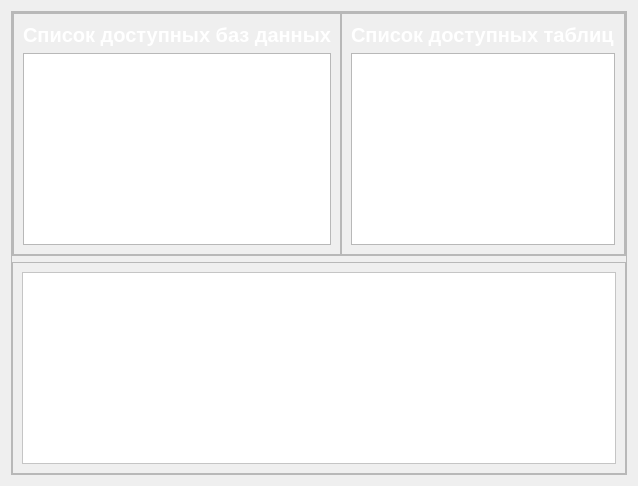
                <widget class="QWidget" name="page_list_of_db">
                 <layout class="QVBoxLayout" name="verticalLayout_52">
                  <item>
                   <widget class="QFrame" name="frame_37">
                    <property name="sizePolicy">
                     <sizepolicy hsizetype="Preferred" vsizetype="MinimumExpanding">
                      <horstretch>0</horstretch>
                      <verstretch>0</verstretch>
                     </sizepolicy>
                    </property>
                    <property name="frameShape">
                     <enum>QFrame::StyledPanel</enum>
                    </property>
                    <property name="frameShadow">
                     <enum>QFrame::Raised</enum>
                    </property>
                    <layout class="QVBoxLayout" name="verticalLayout_53">
                     <property name="leftMargin">
                      <number>0</number>
                     </property>
                     <property name="topMargin">
                      <number>0</number>
                     </property>
                     <property name="rightMargin">
                      <number>0</number>
                     </property>
                     <property name="bottomMargin">
                      <number>0</number>
                     </property>
                     <item alignment="Qt::AlignTop">
                      <widget class="QFrame" name="frame_38">
                       <property name="sizePolicy">
                        <sizepolicy hsizetype="Preferred" vsizetype="Preferred">
                         <horstretch>0</horstretch>
                         <verstretch>0</verstretch>
                        </sizepolicy>
                       </property>
                       <property name="frameShape">
                        <enum>QFrame::StyledPanel</enum>
                       </property>
                       <property name="frameShadow">
                        <enum>QFrame::Raised</enum>
                       </property>
                       <layout class="QHBoxLayout" name="horizontalLayout_11">
                        <property name="spacing">
                         <number>0</number>
                        </property>
                        <property name="leftMargin">
                         <number>0</number>
                        </property>
                        <property name="topMargin">
                         <number>0</number>
                        </property>
                        <property name="rightMargin">
                         <number>0</number>
                        </property>
                        <property name="bottomMargin">
                         <number>0</number>
                        </property>
                        <item>
                         <widget class="QFrame" name="frame_40">
                          <property name="frameShape">
                           <enum>QFrame::StyledPanel</enum>
                          </property>
                          <property name="frameShadow">
                           <enum>QFrame::Raised</enum>
                          </property>
                          <layout class="QVBoxLayout" name="verticalLayout_56">
                           <item>
                            <widget class="QLabel" name="label_29">
                             <property name="font">
                              <font>
                               <pointsize>15</pointsize>
                               <weight>75</weight>
                               <bold>true</bold>
                              </font>
                             </property>
                             <property name="styleSheet">
                              <string notr="true">color: rgb(255, 255, 255);</string>
                             </property>
                             <property name="text">
                              <string>Список доступных баз данных</string>
                             </property>
                            </widget>
                           </item>
                           <item>
                            <widget class="QListWidget" name="lw_db_widget">
                             <property name="font">
                              <font>
                               <family>MS Shell Dlg 2</family>
                               <pointsize>15</pointsize>
                               <weight>75</weight>
                               <bold>true</bold>
                              </font>
                             </property>
                             <property name="styleSheet">
                              <string notr="true">color: rgb(255, 255, 255);</string>
                             </property>
                            </widget>
                           </item>
                          </layout>
                         </widget>
                        </item>
                        <item>
                         <widget class="QFrame" name="frame_41">
                          <property name="frameShape">
                           <enum>QFrame::StyledPanel</enum>
                          </property>
                          <property name="frameShadow">
                           <enum>QFrame::Raised</enum>
                          </property>
                          <layout class="QVBoxLayout" name="verticalLayout_55">
                           <item>
                            <widget class="QLabel" name="label_30">
                             <property name="font">
                              <font>
                               <pointsize>15</pointsize>
                               <weight>75</weight>
                               <bold>true</bold>
                              </font>
                             </property>
                             <property name="styleSheet">
                              <string notr="true">color: rgb(255, 255, 255);</string>
                             </property>
                             <property name="text">
                              <string>Список доступных таблиц</string>
                             </property>
                            </widget>
                           </item>
                           <item>
                            <widget class="QListWidget" name="lw_table_widget">
                             <property name="font">
                              <font>
                               <family>MS Shell Dlg 2</family>
                               <pointsize>15</pointsize>
                               <weight>75</weight>
                               <bold>true</bold>
                              </font>
                             </property>
                             <property name="styleSheet">
                              <string notr="true">color: rgb(255, 255, 255);</string>
                             </property>
                            </widget>
                           </item>
                          </layout>
                         </widget>
                        </item>
                       </layout>
                      </widget>
                     </item>
                     <item>
                      <widget class="QFrame" name="frame_39">
                       <property name="frameShape">
                        <enum>QFrame::StyledPanel</enum>
                       </property>
                       <property name="frameShadow">
                        <enum>QFrame::Raised</enum>
                       </property>
                       <layout class="QVBoxLayout" name="verticalLayout_54">
                        <item>
                         <widget class="QTableView" name="tv_for_db_view">
                          <property name="font">
                           <font>
                            <family>MS Shell Dlg 2</family>
                            <pointsize>15</pointsize>
                            <weight>75</weight>
                            <bold>true</bold>
                           </font>
                          </property>
                          <property name="styleSheet">
                           <string notr="true">background-color: rgb(255, 255, 255);</string>
                          </property>
                         </widget>
                        </item>
                       </layout>
                      </widget>
                     </item>
                    </layout>
                   </widget>
                  </item>
                 </layout>
                </widget>
